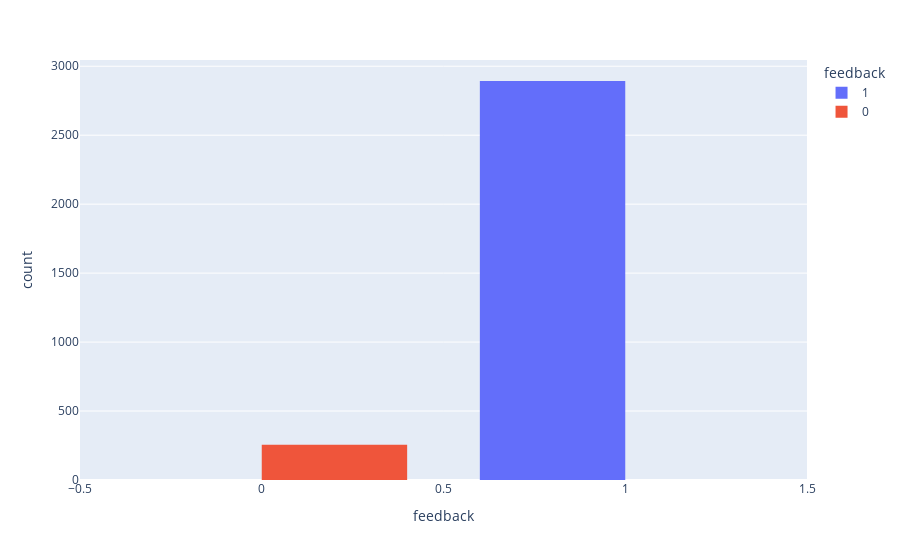

Notebook cell for this chart:
### Code cell
# sns.countplot(x='feedback', data=reviews_df, hue="feedback")
# plt.show()

px.histogram(reviews_df, x='feedback', color='feedback', barmode='group')

### Figure 1 — Plotly figure (JSON) as saved in the notebook; plotly's stock layout.template omitted (floating-point values rounded to 4 significant figures; data arrays with more than 128 entries replaced by an {"elided": "..."} marker saying what was removed)
{"data": [{"alignmentgroup": "True", "bingroup": "x", "hovertemplate": "feedback=%{x}<br>count=%{y}<extra></extra>", "legendgroup": "1", "marker": {"color": "#636efa", "pattern": {"shape": ""}}, "name": "1", "offsetgroup": "1", "orientation": "v", "showlegend": true, "type": "histogram", "x": {"elided": "2893 int values"}, "xaxis": "x", "yaxis": "y"}, {"alignmentgroup": "True", "bingroup": "x", "hovertemplate": "feedback=%{x}<br>count=%{y}<extra></extra>", "legendgroup": "0", "marker": {"color": "#EF553B", "pattern": {"shape": ""}}, "name": "0", "offsetgroup": "0", "orientation": "v", "showlegend": true, "type": "histogram", "x": {"elided": "256 int values"}, "xaxis": "x", "yaxis": "y"}], "layout": {"barmode": "group", "legend": {"title": {"text": "feedback"}, "tracegroupgap": 0}, "margin": {"t": 60}, "xaxis": {"anchor": "y", "categoryarray": [1, 0], "categoryorder": "array", "domain": [0, 1], "title": {"text": "feedback"}}, "yaxis": {"anchor": "x", "domain": [0, 1], "title": {"text": "count"}}}}
